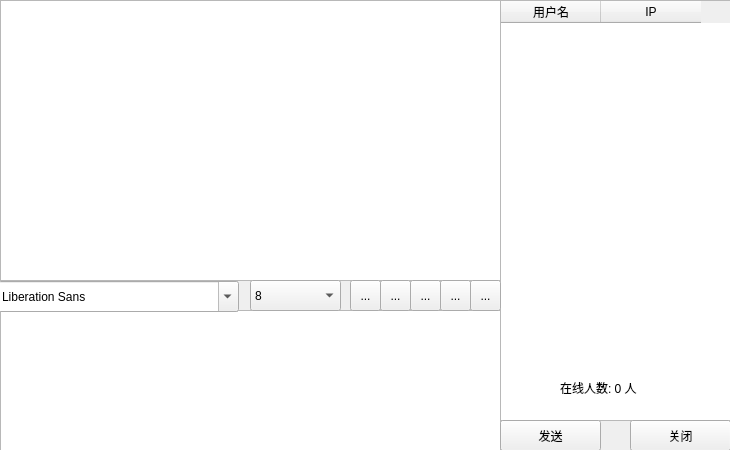
<?xml version="1.0" encoding="UTF-8"?>
<ui version="4.0">
 <class>ChatRoom</class>
 <widget class="QWidget" name="ChatRoom">
  <property name="geometry">
   <rect>
    <x>0</x>
    <y>0</y>
    <width>730</width>
    <height>450</height>
   </rect>
  </property>
  <property name="windowTitle">
   <string>Form</string>
  </property>
  <widget class="QTextBrowser" name="MsgBrowser">
   <property name="geometry">
    <rect>
     <x>0</x>
     <y>0</y>
     <width>501</width>
     <height>281</height>
    </rect>
   </property>
  </widget>
  <widget class="QTextEdit" name="MsgEdit">
   <property name="geometry">
    <rect>
     <x>0</x>
     <y>310</y>
     <width>501</width>
     <height>141</height>
    </rect>
   </property>
  </widget>
  <widget class="QTableWidget" name="userList">
   <property name="geometry">
    <rect>
     <x>500</x>
     <y>0</y>
     <width>231</width>
     <height>421</height>
    </rect>
   </property>
   <property name="selectionMode">
    <enum>QAbstractItemView::SingleSelection</enum>
   </property>
   <property name="selectionBehavior">
    <enum>QAbstractItemView::SelectRows</enum>
   </property>
   <column>
    <property name="text">
     <string>用户名</string>
    </property>
   </column>
   <column>
    <property name="text">
     <string>IP</string>
    </property>
   </column>
  </widget>
  <widget class="QPushButton" name="Send">
   <property name="geometry">
    <rect>
     <x>500</x>
     <y>420</y>
     <width>101</width>
     <height>31</height>
    </rect>
   </property>
   <property name="text">
    <string>发送</string>
   </property>
  </widget>
  <widget class="QPushButton" name="Close">
   <property name="geometry">
    <rect>
     <x>630</x>
     <y>420</y>
     <width>101</width>
     <height>31</height>
    </rect>
   </property>
   <property name="text">
    <string>关闭</string>
   </property>
  </widget>
  <widget class="QFontComboBox" name="font">
   <property name="geometry">
    <rect>
     <x>-2</x>
     <y>281</y>
     <width>241</width>
     <height>31</height>
    </rect>
   </property>
  </widget>
  <widget class="QComboBox" name="size">
   <property name="geometry">
    <rect>
     <x>250</x>
     <y>280</y>
     <width>91</width>
     <height>31</height>
    </rect>
   </property>
   <item>
    <property name="text">
     <string>8</string>
    </property>
   </item>
   <item>
    <property name="text">
     <string>9</string>
    </property>
   </item>
   <item>
    <property name="text">
     <string>10</string>
    </property>
   </item>
   <item>
    <property name="text">
     <string>11</string>
    </property>
   </item>
   <item>
    <property name="text">
     <string>12</string>
    </property>
   </item>
   <item>
    <property name="text">
     <string>13</string>
    </property>
   </item>
   <item>
    <property name="text">
     <string>14</string>
    </property>
   </item>
   <item>
    <property name="text">
     <string>15</string>
    </property>
   </item>
   <item>
    <property name="text">
     <string>16</string>
    </property>
   </item>
   <item>
    <property name="text">
     <string>17</string>
    </property>
   </item>
   <item>
    <property name="text">
     <string>18</string>
    </property>
   </item>
   <item>
    <property name="text">
     <string>19</string>
    </property>
   </item>
   <item>
    <property name="text">
     <string>20</string>
    </property>
   </item>
  </widget>
  <widget class="QToolButton" name="bold">
   <property name="geometry">
    <rect>
     <x>350</x>
     <y>280</y>
     <width>31</width>
     <height>31</height>
    </rect>
   </property>
   <property name="text">
    <string>...</string>
   </property>
  </widget>
  <widget class="QToolButton" name="italic">
   <property name="geometry">
    <rect>
     <x>380</x>
     <y>280</y>
     <width>31</width>
     <height>31</height>
    </rect>
   </property>
   <property name="text">
    <string>...</string>
   </property>
  </widget>
  <widget class="QToolButton" name="under">
   <property name="geometry">
    <rect>
     <x>410</x>
     <y>280</y>
     <width>31</width>
     <height>31</height>
    </rect>
   </property>
   <property name="text">
    <string>...</string>
   </property>
  </widget>
  <widget class="QToolButton" name="clean">
   <property name="geometry">
    <rect>
     <x>440</x>
     <y>280</y>
     <width>31</width>
     <height>31</height>
    </rect>
   </property>
   <property name="text">
    <string>...</string>
   </property>
  </widget>
  <widget class="QLabel" name="usernum">
   <property name="geometry">
    <rect>
     <x>560</x>
     <y>380</y>
     <width>111</width>
     <height>16</height>
    </rect>
   </property>
   <property name="text">
    <string>在线人数: 0 人</string>
   </property>
  </widget>
  <widget class="QToolButton" name="color">
   <property name="geometry">
    <rect>
     <x>470</x>
     <y>280</y>
     <width>31</width>
     <height>31</height>
    </rect>
   </property>
   <property name="text">
    <string>...</string>
   </property>
  </widget>
 </widget>
 <resources/>
 <connections/>
</ui>
